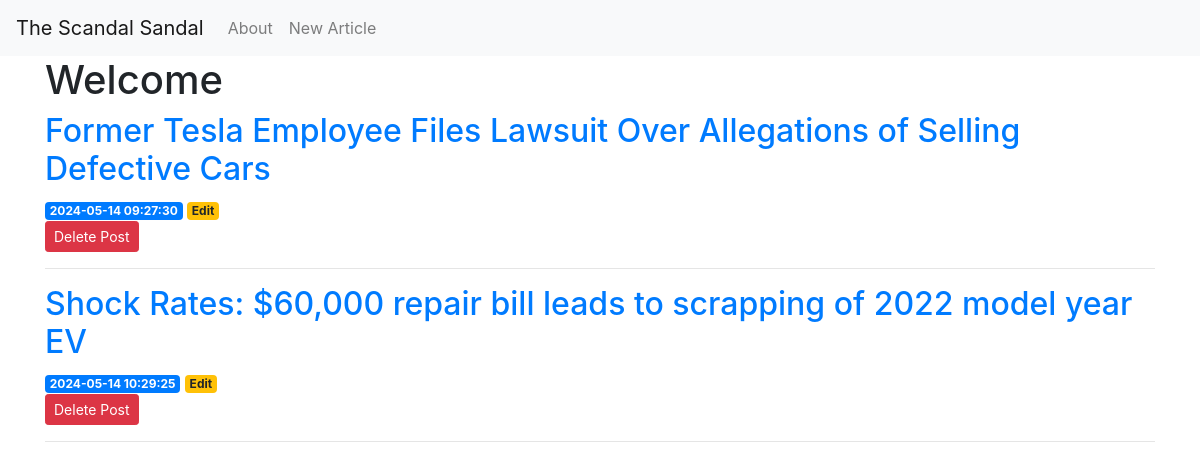
The page / on the database its author committed.
### tables this page shows
CREATE TABLE articles (
    id INTEGER PRIMARY KEY AUTOINCREMENT,
    created TIMESTAMP NOT NULL DEFAULT CURRENT_TIMESTAMP,
    headline TEXT NOT NULL,
    content TEXT NOT NULL,
    score_openai_customer_service SMALLINT NOT NULL,
    ex_score_openai_customer_service TEXT NOT NULL,
    score_openai_reliability SMALLINT NOT NULL,
    ex_score_openai_reliability TEXT NOT NULL,
    score_openai_responsibility SMALLINT NOT NULL,
    ex_score_openai_responsibility TEXT NOT NULL
);

### app.py (the view)
@app.route('/')
def index():
    conn = get_db_connection()
    posts = conn.execute('SELECT * FROM articles').fetchall()
    conn.close()
    return render_template('index.html', posts=posts)

### app.py (called while the page is built)
def get_db_connection():
    conn = sqlite3.connect('database.db')
    conn.row_factory = sqlite3.Row
    return conn

### templates/index.html
{% extends 'base.html' %}
{% block content %}
    <h1>{% block title %} Welcome {% endblock %}</h1>
    {% for post in posts %}
        <a href="{{ url_for('post', post_id=post['id']) }}">
            <h2>{{ post['headline'] }}</h2>
        </a>
        <span class="badge badge-primary">{{ post['created'] }}</span>
        <a href="{{ url_for('edit', id=post['id']) }}">
            <span class="badge badge-warning">Edit</span>
        </a>
        <form action="{{ url_for('delete', id=post['id']) }}" method="POST">
            <input type="submit" value="Delete Post"
                    class="btn btn-danger btn-sm"
                    onclick="return confirm('Are you sure you want to delete this post?')">
        </form>
        <hr>
    {% endfor %}
{% endblock %}

### rows shown on the page
articles: headline "Former Tesla Employee Files Lawsuit Over Allegations of Selling Defective Cars", created "2024-05-14 09:27:30"
articles: headline "Shock Rates: $60,000 repair bill leads to scrapping of 2022 model year EV", created "2024-05-14 10:29:25"
